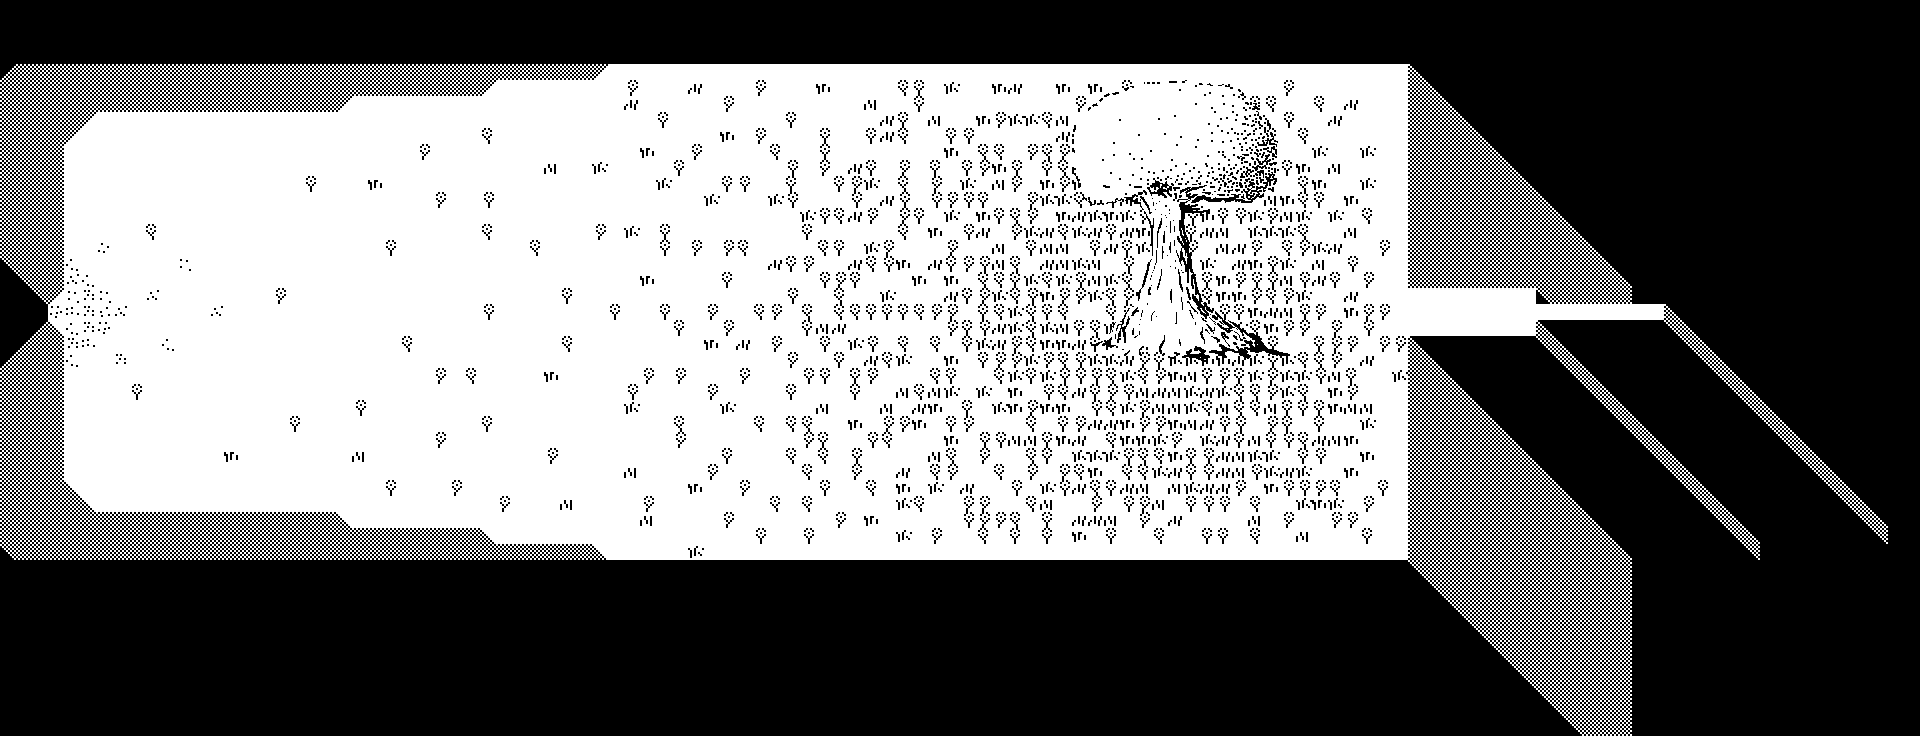

This is a level from a 2D game, rendered from its Tiled map with the project's own tilesets. A one-line summary and the map file follow, with tile-layer data summarised:
An orthogonal 120x46 tile map with 16x16 px tiles, 2 tile layers (background, blocked), 2 tilesets and 8 objects (door, cat, tree, player, clementine, ...).

<map version="1.0" tiledversion="1.1.5" orientation="orthogonal" renderorder="right-down" width="120" height="46" tilewidth="16" tileheight="16" infinite="0" nextobjectid="47">
 <tileset firstgid="1" name="ancientTree" tilewidth="16" tileheight="16" tilecount="800" columns="20">
  <image source="../images/tree.png" width="320" height="640" />
  <tile id="1">
   <animation>
    <frame tileid="1" duration="250" />
    <frame tileid="2" duration="256" />
   </animation>
  </tile>
  <tile id="2">
   <animation>
    <frame tileid="1" duration="298" />
    <frame tileid="2" duration="305" />
   </animation>
  </tile>
  <tile id="21">
   <animation>
    <frame tileid="21" duration="300" />
    <frame tileid="22" duration="303" />
   </animation>
  </tile>
  <tile id="22">
   <animation>
    <frame tileid="21" duration="400" />
    <frame tileid="22" duration="404" />
   </animation>
  </tile>
  <tile id="41">
   <animation>
    <frame tileid="41" duration="399" />
    <frame tileid="42" duration="397" />
   </animation>
  </tile>
  <tile id="42">
   <animation>
    <frame tileid="41" duration="403" />
    <frame tileid="42" duration="400" />
   </animation>
  </tile>
  <tile id="45">
   <animation>
    <frame tileid="45" duration="399" />
    <frame tileid="445" duration="407" />
   </animation>
  </tile>
  <tile id="46">
   <animation>
    <frame tileid="446" duration="406" />
    <frame tileid="46" duration="398" />
   </animation>
  </tile>
  <tile id="61">
   <animation>
    <frame tileid="61" duration="396" />
    <frame tileid="62" duration="394" />
   </animation>
  </tile>
  <tile id="62">
   <animation>
    <frame tileid="61" duration="401" />
    <frame tileid="62" duration="403" />
   </animation>
  </tile>
  <tile id="64">
   <animation>
    <frame tileid="64" duration="400" />
    <frame tileid="464" duration="406" />
   </animation>
  </tile>
  <tile id="65">
   <animation>
    <frame tileid="65" duration="398" />
    <frame tileid="465" duration="400" />
   </animation>
  </tile>
  <tile id="66">
   <animation>
    <frame tileid="66" duration="398" />
    <frame tileid="466" duration="405" />
   </animation>
  </tile>
  <tile id="83">
   <animation>
    <frame tileid="83" duration="400" />
    <frame tileid="83" duration="404" />
   </animation>
  </tile>
  <tile id="84">
   <animation>
    <frame tileid="84" duration="400" />
    <frame tileid="484" duration="405" />
   </animation>
  </tile>
  <tile id="85">
   <animation>
    <frame tileid="85" duration="399" />
    <frame tileid="485" duration="400" />
   </animation>
  </tile>
  <tile id="86">
   <animation>
    <frame tileid="86" duration="398" />
    <frame tileid="486" duration="404" />
   </animation>
  </tile>
  <tile id="103">
   <animation>
    <frame tileid="103" duration="400" />
    <frame tileid="503" duration="403" />
   </animation>
  </tile>
  <tile id="104">
   <animation>
    <frame tileid="104" duration="400" />
    <frame tileid="504" duration="404" />
   </animation>
  </tile>
  <tile id="105">
   <animation>
    <frame tileid="105" duration="399" />
    <frame tileid="505" duration="400" />
   </animation>
  </tile>
  <tile id="106">
   <animation>
    <frame tileid="106" duration="398" />
    <frame tileid="506" duration="403" />
   </animation>
  </tile>
  <tile id="123">
   <animation>
    <frame tileid="123" duration="400" />
    <frame tileid="523" duration="402" />
   </animation>
  </tile>
  <tile id="124">
   <animation>
    <frame tileid="124" duration="400" />
    <frame tileid="524" duration="403" />
   </animation>
  </tile>
  <tile id="125">
   <animation>
    <frame tileid="125" duration="400" />
    <frame tileid="525" duration="402" />
   </animation>
  </tile>
  <tile id="126">
   <animation>
    <frame tileid="126" duration="398" />
    <frame tileid="526" duration="402" />
   </animation>
  </tile>
  <tile id="143">
   <animation>
    <frame tileid="143" duration="400" />
    <frame tileid="523" duration="401" />
   </animation>
  </tile>
  <tile id="144">
   <animation>
    <frame tileid="544" duration="400" />
    <frame tileid="144" duration="402" />
   </animation>
  </tile>
  <tile id="145">
   <animation>
    <frame tileid="145" duration="400" />
    <frame tileid="545" duration="401" />
   </animation>
  </tile>
  <tile id="146">
   <animation>
    <frame tileid="146" duration="398" />
    <frame tileid="546" duration="401" />
   </animation>
  </tile>
  <tile id="163">
   <animation>
    <frame tileid="163" duration="400" />
    <frame tileid="563" duration="400" />
   </animation>
  </tile>
  <tile id="164">
   <animation>
    <frame tileid="164" duration="400" />
    <frame tileid="564" duration="401" />
   </animation>
  </tile>
  <tile id="165">
   <animation>
    <frame tileid="565" duration="400" />
    <frame tileid="165" duration="400" />
   </animation>
  </tile>
  <tile id="166">
   <animation>
    <frame tileid="166" duration="398" />
    <frame tileid="566" duration="400" />
   </animation>
  </tile>
  <tile id="184">
   <animation>
    <frame tileid="184" duration="400" />
    <frame tileid="584" duration="400" />
   </animation>
  </tile>
  <tile id="185">
   <animation>
    <frame tileid="185" duration="399" />
    <frame tileid="585" duration="400" />
   </animation>
  </tile>
  <tile id="186">
   <animation>
    <frame tileid="186" duration="398" />
    <frame tileid="586" duration="399" />
   </animation>
  </tile>
 </tileset>
 <tileset firstgid="801" name="map_tileset" tilewidth="16" tileheight="16" tilecount="180" columns="20">
  <image source="../images/tileset3s.png" width="320" height="144" />
 </tileset>
 <layer name="background" width="120" height="46">
  <properties>
   <property name="tileset" value="ancientTree" />
  </properties>
  <data>[5520 cells, 5520 non-empty, 20 distinct tile ids]</data>
 </layer>
 <layer name="blocked" width="120" height="46">
  <properties>
   <property name="collision" type="bool" value="true" />
   <property name="tileset" value="ancientTree" />
  </properties>
  <data>[5520 cells, 3210 non-empty, 170 distinct tile ids]</data>
 </layer>
 <objectgroup name="objects">
  <properties>
   <property name="tileset" value="ancientTree" />
  </properties>
  <object id="10" name="door" type="door" x="1656" y="304" width="16" height="16">
   <properties>
    <property name="group" value="doors" />
    <property name="next_level" value="act4b" />
   </properties>
  </object>
  </objectgroup>
</map>
<!-- 7 of 8 objects omitted -->
